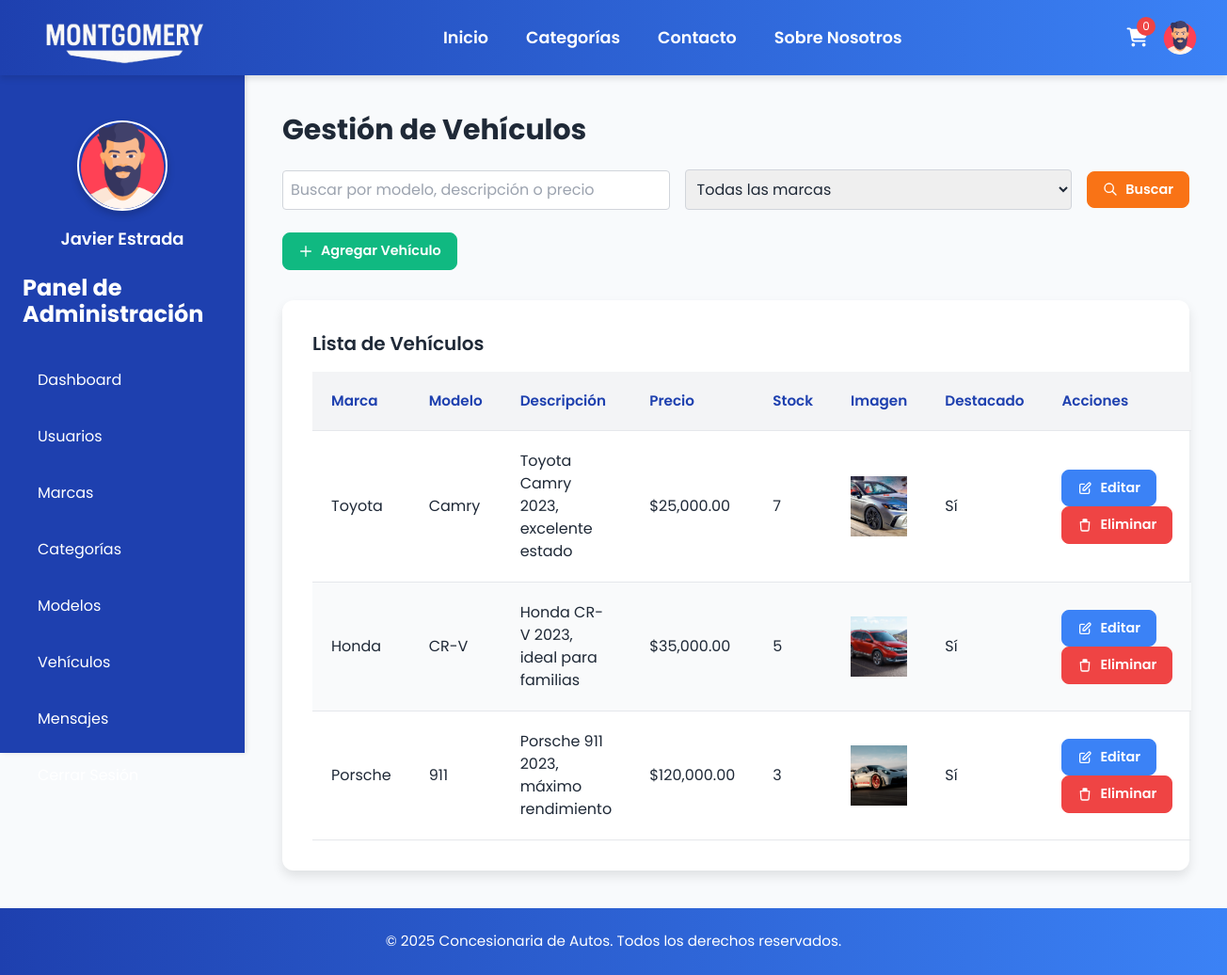
The page /admin/vehicles.php (signed in) on the database as committed earlier.
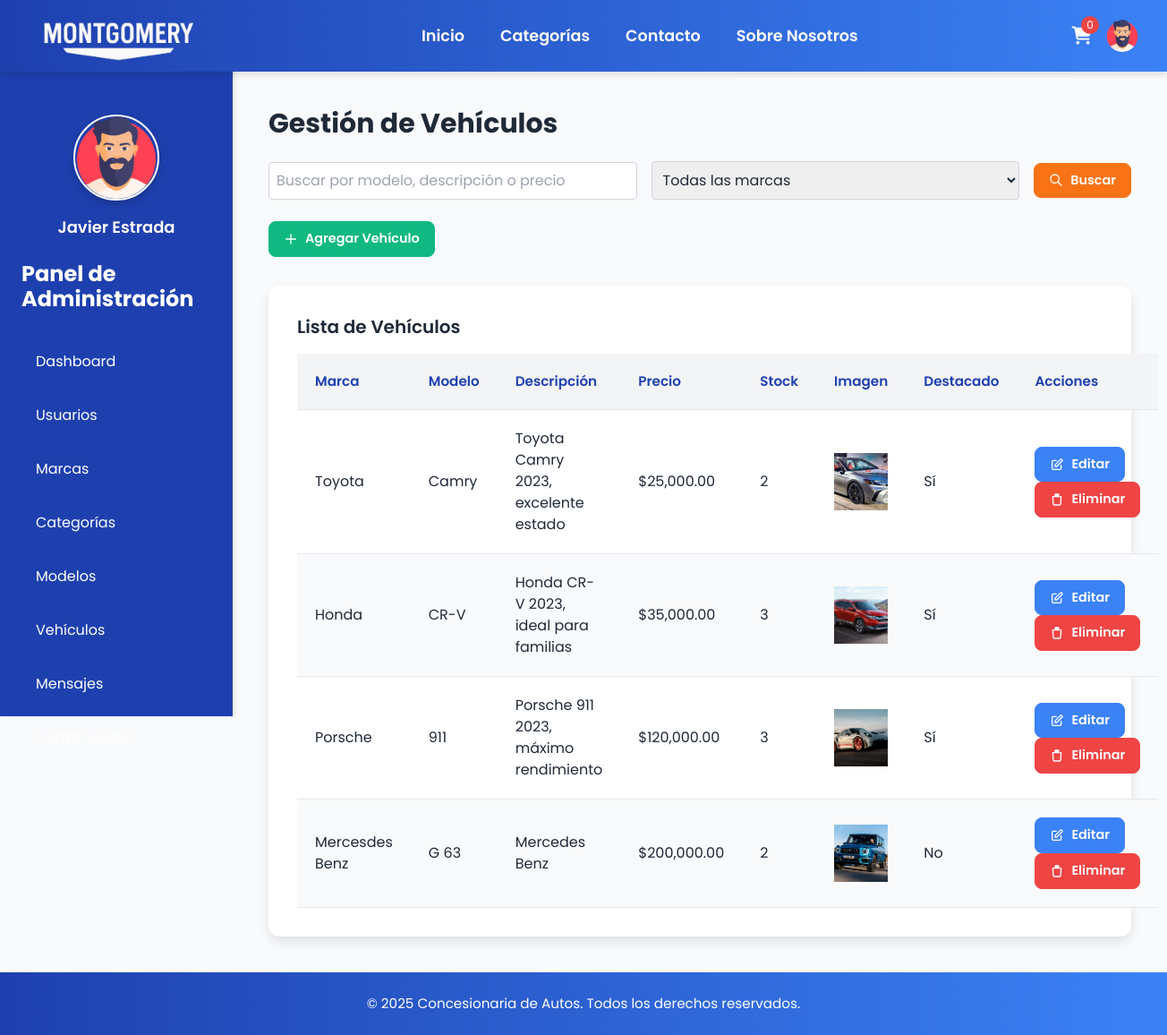
The same page on the database as committed later.
### tables this page shows
CREATE TABLE `vehicles` (
  `id` int(11) NOT NULL,
  `model_id` int(11) DEFAULT NULL,
  `description` text DEFAULT NULL,
  `price` decimal(10,2) NOT NULL,
  `stock` int(11) NOT NULL,
  `image` varchar(255) DEFAULT NULL,
  `created_at` timestamp NOT NULL DEFAULT current_timestamp(),
  `is_featured` tinyint(1) DEFAULT 0
);

CREATE TABLE `brands` (
  `id` int(11) NOT NULL,
  `name` varchar(50) NOT NULL
);

CREATE TABLE `models` (
  `id` int(11) NOT NULL,
  `brand_id` int(11) DEFAULT NULL,
  `name` varchar(50) NOT NULL,
  `category_id` int(11) DEFAULT NULL
);

### admin/vehicles.php (the view, shortened to what the changed rows need)
<?php
include '../includes/header.php';
$where = [];
$params = [];
$where_clause = $where ? "WHERE " . implode(" AND ", $where) : "";
$query = "SELECT v.*, m.name AS model_name, b.name AS brand_name
          FROM vehicles v
          JOIN models m ON v.model_id = m.id
          JOIN brands b ON m.brand_id = b.id
          $where_clause";
$stmt = $pdo->prepare($query);
$stmt->execute($params);
$vehicles = $stmt->fetchAll() ?: [];
?>
<?php include '../includes/admin_sidebar.php'; ?>
<div class="main-content">
    <h1 class="text-3xl font-bold mb-6 text-1E40AF">Gestión de Vehículos</h1>
    <div class="table-container">
        <h2 class="text-xl font-semibold mb-4 text-1E40AF">Lista de Vehículos</h2>
        <table>
            <thead>
                <tr>
                    <th>Marca</th>
                    <th>Modelo</th>
                    <th>Descripción</th>
                    <th>Precio</th>
                    <th>Stock</th>
                    <th>Imagen</th>
                    <th>Destacado</th>
                    <th>Acciones</th>
                </tr>
            </thead>
            <tbody>
                <?php foreach ($vehicles as $vehicle): ?>
                    <tr>
                        <td><?php echo htmlspecialchars($vehicle['brand_name']); ?></td>
                        <td><?php echo htmlspecialchars($vehicle['model_name']); ?></td>
                        <td><?php echo htmlspecialchars($vehicle['description']); ?></td>
                        <td>$<?php echo number_format($vehicle['price'], 2); ?></td>
                        <td><?php echo htmlspecialchars($vehicle['stock']); ?></td>
                        <td><img src="<?php echo BASE_URL; ?>images/<?php echo htmlspecialchars($vehicle['image']); ?>" alt="Vehículo" class="w-16 h-16 object-cover"></td>
                        <td><?php echo $vehicle['is_featured'] ? 'Sí' : 'No'; ?></td>
                        <td>
                            <button class="btn btn-edit edit-vehicle-btn"
                                    data-id="<?php echo $vehicle['id']; ?>"
                                    data-model-id="<?php echo $vehicle['model_id']; ?>"
                                    data-model-name="<?php echo htmlspecialchars($vehicle['model_name']); ?>"
                                    data-description="<?php echo htmlspecialchars($vehicle['description']); ?>"
                                    data-price="<?php echo $vehicle['price']; ?>"
                                    data-stock="<?php echo $vehicle['stock']; ?>"
                                    data-image="<?php echo htmlspecialchars($vehicle['image']); ?>"
                                    data-is-featured="<?php echo $vehicle['is_featured'] ? '1' : '0'; ?>">
                                <svg fill="none" stroke="currentColor" viewBox="0 0 24 24" xmlns="http://www.w3.org/2000/svg">
                                    <path stroke-linecap="round" stroke-linejoin="round" stroke-width="2" d="M11 5H6a2 2 0 00-2 2v11a2 2 0 002 2h11a2 2 0 002-2v-5m-1.414-9.414a2 2 0 112.828 2.828L11.828 15H9v-2.828l8.586-8.586z"></path>
                                </svg>
                                Editar
                            </button>
                            <a href="<?php echo BASE_URL; ?>admin/delete_vehicle.php?id=<?php echo $vehicle['id']; ?>" onclick="return confirmDelete('¿Seguro que quieres eliminar este vehículo?')" class="btn btn-delete">
                                <svg fill="none" stroke="currentColor" viewBox="0 0 24 24" xmlns="http://www.w3.org/2000/svg">
                                    <path stroke-linecap="round" stroke-linejoin="round" stroke-width="2" d="M19 7l-.867 12.142A2 2 0 0116.138 21H7.862a2 2 0 01-1.995-1.858L5 7m5-4h4a1 1 0 011 1v1H9V4a1 1 0 011-1zm-5 4h12"></path>
                                </svg>
                                Eliminar
                            </a>
                        </td>
                    </tr>
                <?php endforeach; ?>
            </tbody>
        </table>
    </div>
</div>
<?php include '../includes/footer.php'; ?>

Rows that differ between the two databases and show on the page:
changed vehicles "Toyota Camry 2023, excelente estado": stock "7" → "2"
changed vehicles "Honda CR-V 2023, ideal para familias": stock "5" → "3"
added vehicles: brands.name "Mercesdes Benz", model.name "G 63", description "Mercedes Benz", price "200,000.00", stock "2", image (picture), is_featured "No"
